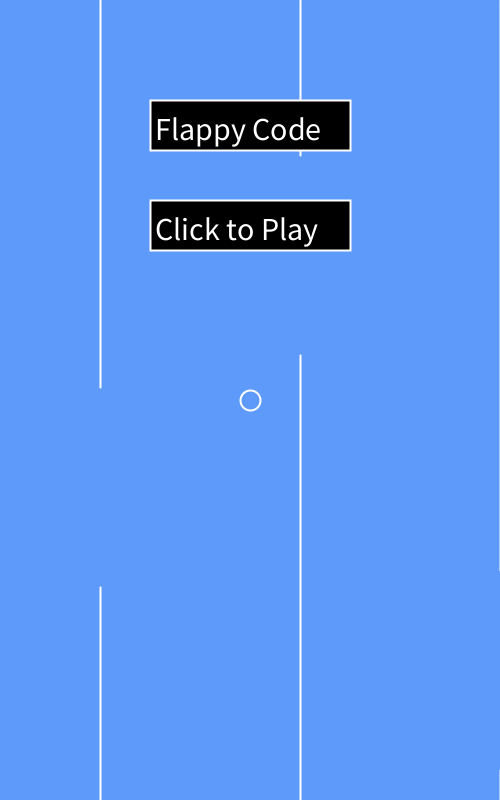
Frame 1 (no input)
Frame 60 (the mouse pressed at the canvas centre just before this capture): identical to frame 1, image omitted
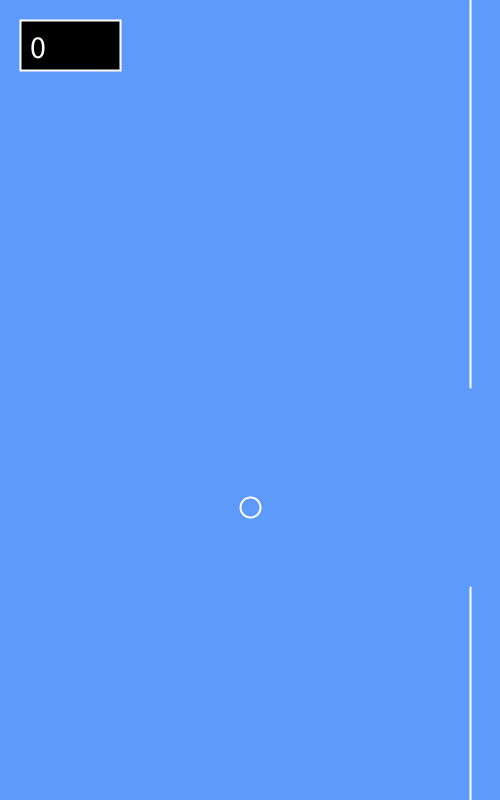
Frame 120 (the mouse held since frame 60 and released just before this capture)

The Processing sketch that drew these frames (run headless with seeded random() and noise(); from frame 60 on, the mouse is pressed at the canvas centre):

// Processing sketch: Flappy_Code
// ── Flappy_Code.pde
//Flappy Code
    bird b = new bird();
    pillar[] p = new pillar[3];
    float MAX_HEALTH = 100;
    float rectWidth = 200;
    boolean end=false;
    boolean intro=true;
    int score=0;

    void setup(){
      size(500,800);
      for(int i = 0;i<3;i++){
      p[i]=new pillar(i);
      }
    }
    
//    void update(){
//      if (b.collision(b)){
//        if ()
//    }
    
    void draw(){
      background(94, 154, 249);
      if(end){
      b.move();
      }
      b.drawBird();
      if(end){
      b.drag();
      }
      b.checkCollisions();
      for(int i = 0;i<3;i++){
      p[i].drawPillar();
      p[i].checkPosition();
      }
      fill(0);
      stroke(255);
      textSize(32);
      if(end){
      rect(20,20,100,50);
      fill(255);
      text(score,30,58);
      }else{
      rect(150,100,200,50);
      rect(150,200,200,50);
      fill(255);
      if(intro){
        text("Flappy Code",155,140);
        text("Click to Play",155,240);
      }else{
      text("Game Over",170,140);
      text("Score",180,240);
      text(score,280,240);
      }
      }
    }
    
    class bird{
      float xPos,yPos,ySpeed;
    bird(){
    xPos = 250;
    yPos = 400;
    }
    
    void drawBird(){
      stroke(255);
      noFill();
      strokeWeight(2);
      ellipse(xPos,yPos,20,20);
    }
    
    void jump(){
     ySpeed=-10; 
    }
    
    void drag(){
     ySpeed+=0.4; 
    }
    
    void move(){
     yPos+=ySpeed; 
     for(int i = 0;i<3;i++){
      p[i].xPos-=3;
     }
    }
    
  void checkCollisions(){
   if(yPos>800){
     end=false;
   }
    for(int i = 0;i<3;i++){
    if((xPos<p[i].xPos+10&&xPos>p[i].xPos-10)&&(yPos<p[i].opening-100||yPos>p[i].opening+100)){
      end=false; 
    }
    }
  } 
    }
    
    class pillar{
      float xPos, opening;
      boolean cashed = false;
     pillar(int i){
      xPos = 100+(i*200);
      opening = random(600)+100;
     }
     
     void drawPillar(){
       line(xPos,0,xPos,opening-100);  
       line(xPos,opening+100,xPos,800);
     }
     
     void checkPosition(){
      if(xPos<0){
       xPos+=(200*3);
       opening = random(600)+100;
       cashed=false;
      } 
      if(xPos<250&&cashed==false){
       cashed=true;
       score++; 
      }
     }
    }
    
    void reset(){
     end=true;
     score=0;
     b.yPos=400;
     for(int i = 0;i<3;i++){
      p[i].xPos+=550;
      p[i].cashed = false;
     }
    }
    
    void mousePressed(){
     b.jump();
     intro=false;
     if(end==false){
       reset();
     }
    }
    
    void keyPressed(){
     b.jump(); 
     intro=false;
     if(end==false){
       reset();
     }
  }
